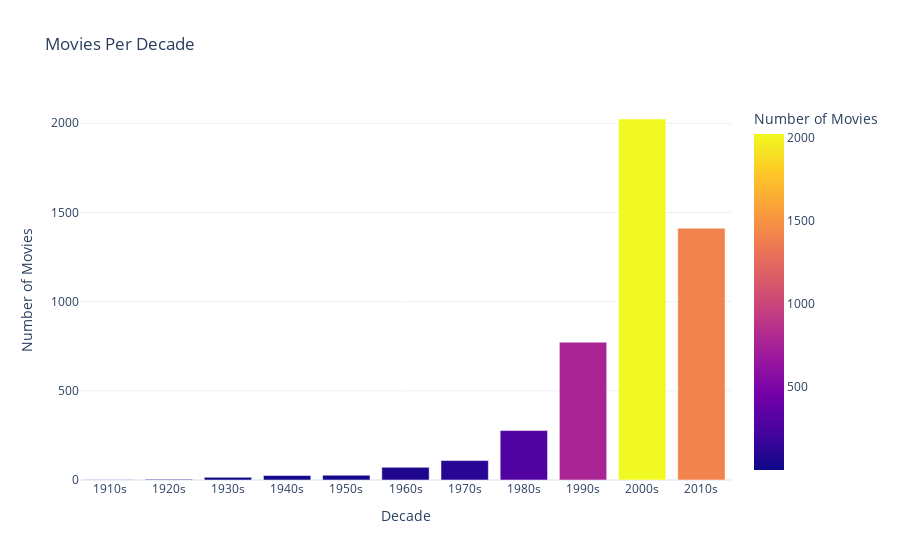

Notebook code for this chart:
### Code cell
# Movies per decade
decade_counts = df[df['decade'] != '0s'].groupby('decade').size().reset_index(name='count')
decade_counts = decade_counts.sort_values('decade')

fig = px.bar(decade_counts, x='decade', y='count',
             title='Movies Per Decade',
             labels={'decade': 'Decade', 'count': 'Number of Movies'},
             template='plotly_white',
             color='count',
             color_continuous_scale='Plasma')
fig.update_layout(showlegend=False)
fig.show()

### Figure 1 — Plotly figure (JSON) as saved in the notebook; plotly's stock layout.template omitted (floating-point values rounded to 4 significant figures)
{"data": [{"hovertemplate": "Decade=%{x}<br>Number of Movies=%{marker.color}<extra></extra>", "legendgroup": "", "marker": {"color": [1, 4, 15, 25, 27, 71, 109, 277, 773, 2024, 1412], "coloraxis": "coloraxis", "pattern": {"shape": ""}}, "name": "", "orientation": "v", "showlegend": false, "textposition": "auto", "type": "bar", "x": ["1910s", "1920s", "1930s", "1940s", "1950s", "1960s", "1970s", "1980s", "1990s", "2000s", "2010s"], "xaxis": "x", "y": [1, 4, 15, 25, 27, 71, 109, 277, 773, 2024, 1412], "yaxis": "y"}], "layout": {"barmode": "relative", "coloraxis": {"colorbar": {"title": {"text": "Number of Movies"}}, "colorscale": [[0, "#0d0887"], [0.1111, "#46039f"], [0.2222, "#7201a8"], [0.3333, "#9c179e"], [0.4444, "#bd3786"], [0.5556, "#d8576b"], [0.6667, "#ed7953"], [0.7778, "#fb9f3a"], [0.8889, "#fdca26"], [1, "#f0f921"]]}, "legend": {"tracegroupgap": 0}, "showlegend": false, "title": {"text": "Movies Per Decade"}, "xaxis": {"anchor": "y", "domain": [0, 1], "title": {"text": "Decade"}}, "yaxis": {"anchor": "x", "domain": [0, 1], "title": {"text": "Number of Movies"}}}}
